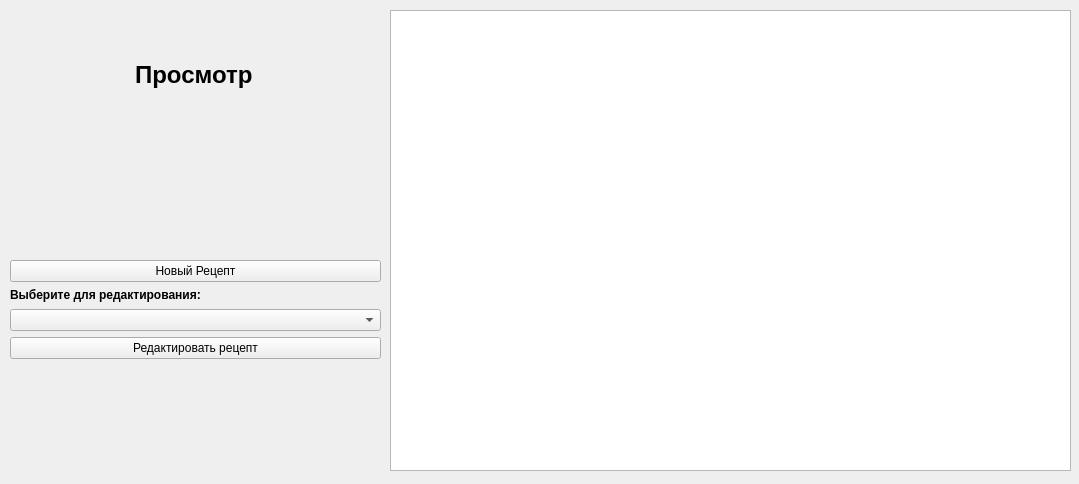
<?xml version="1.0" encoding="UTF-8"?>
<ui version="4.0">
    <class>MainWindow</class>
    <widget class="QMainWindow" name="MainWindow">
        <property name="geometry">
            <rect>
                <x>0</x>
                <y>0</y>
                <width>1079</width>
                <height>484</height>
            </rect>
        </property>
        <property name="minimumSize">
            <size>
                <width>1079</width>
                <height>484</height>
            </size>
        </property>
        <property name="maximumSize">
            <size>
                <width>1079</width>
                <height>484</height>
            </size>
        </property>
        <property name="windowTitle">
            <string>MainWindow</string>
        </property>
        <widget class="QWidget" name="centralwidget">
            <widget class="QWidget" name="verticalLayoutWidget">
                <property name="geometry">
                    <rect>
                        <x>390</x>
                        <y>10</y>
                        <width>681</width>
                        <height>461</height>
                    </rect>
                </property>
                <layout class="QVBoxLayout" name="verticalLayout">
                    <item>
                        <widget class="QTableView" name="tableView"/>
                    </item>
                </layout>
            </widget>
            <widget class="QWidget" name="verticalLayoutWidget_2">
                <property name="geometry">
                    <rect>
                        <x>10</x>
                        <y>10</y>
                        <width>371</width>
                        <height>131</height>
                    </rect>
                </property>
                <layout class="QVBoxLayout" name="verticalLayout_2">
                    <item>
                        <widget class="QLabel" name="label_2">
                            <property name="text">
                                <string>&lt;html&gt;&lt;head/&gt;&lt;body&gt;&lt;p align=&quot;center&quot;&gt;&lt;span
                                    style=&quot; font-size:18pt; font-weight:600;&quot;&gt;Просмотр&lt;/span&gt;&lt;/p&gt;&lt;/body&gt;&lt;/html&gt;
                                </string>
                            </property>
                        </widget>
                    </item>
                </layout>
            </widget>
            <widget class="QWidget" name="verticalLayoutWidget_3">
                <property name="geometry">
                    <rect>
                        <x>10</x>
                        <y>260</y>
                        <width>371</width>
                        <height>99</height>
                    </rect>
                </property>
                <layout class="QVBoxLayout" name="verticalLayout_3">
                    <item>
                        <widget class="QPushButton" name="new_recipe">
                            <property name="text">
                                <string>Новый Рецепт</string>
                            </property>
                        </widget>
                    </item>
                    <item>
                        <widget class="QLabel" name="label">
                            <property name="text">
                                <string>&lt;html&gt;&lt;head/&gt;&lt;body&gt;&lt;p&gt;&lt;span style=&quot;
                                    font-weight:600;&quot;&gt;Выберите для редактирования:&lt;/span&gt;&lt;/p&gt;&lt;/body&gt;&lt;/html&gt;
                                </string>
                            </property>
                        </widget>
                    </item>
                    <item>
                        <widget class="QComboBox" name="comboBox"/>
                    </item>
                    <item>
                        <widget class="QPushButton" name="edit_recipe">
                            <property name="text">
                                <string>Редактировать рецепт</string>
                            </property>
                        </widget>
                    </item>
                </layout>
            </widget>
        </widget>
    </widget>
    <resources/>
    <connections/>
</ui>
